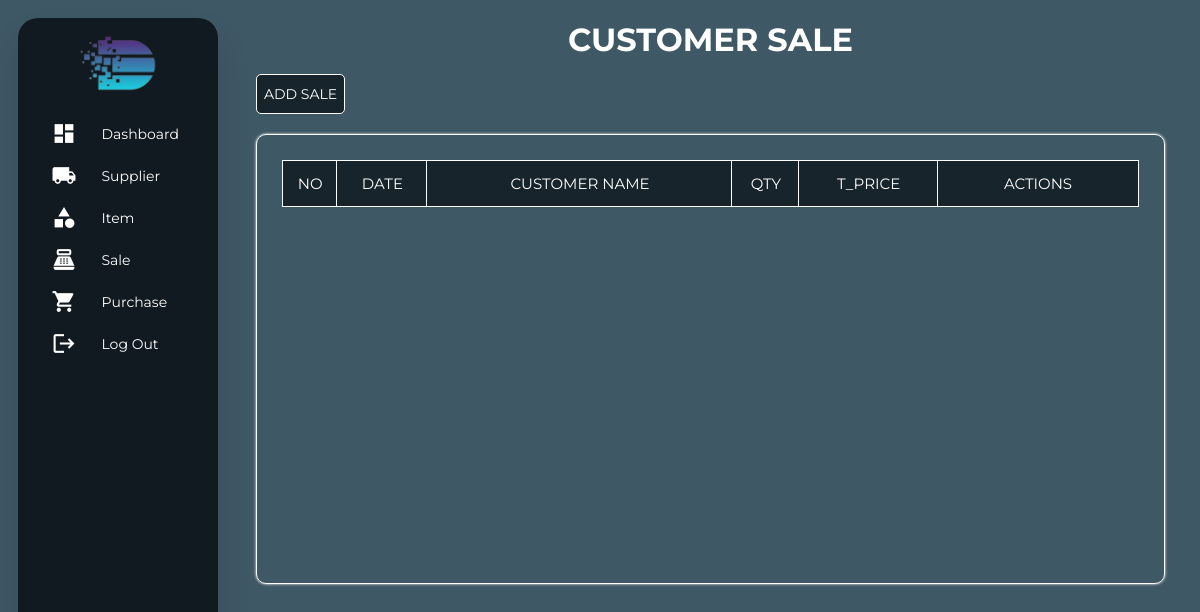
/view/viewSale.php (signed in), run on an earlier commit of the app's database.
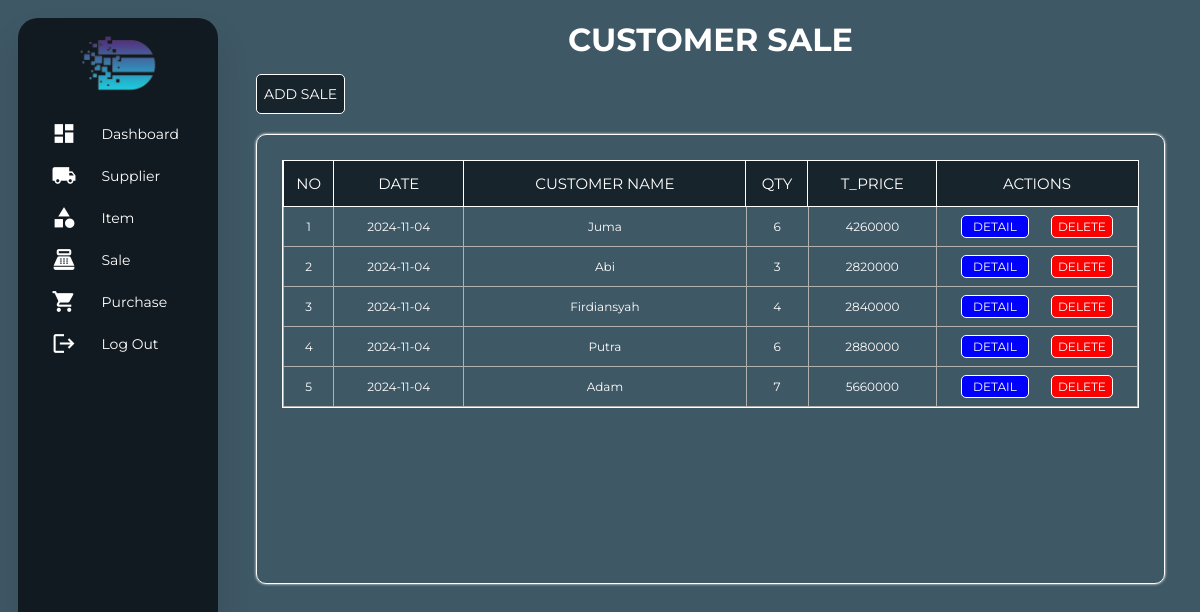
And on a later commit of the database.
### tables this page shows
CREATE TABLE `sale` (
  `id` int(11) NOT NULL,
  `tgl_sale` date NOT NULL,
  `customer_name` varchar(100) NOT NULL
);

### repository/getAllData.php (called while the page is built, shortened)
<?php
require_once "../model/saleModel.php";
function getAllSale(): array
{
    $connection = getConnection();
    $query = "SELECT
        s.id AS sale_id,
        s.tgl_sale,
        s.customer_name,
        SUM(ds.quantity) AS quantity,
        SUM(ds.total_price) AS total_price
    FROM
        sale s
    JOIN
        detail_sale ds ON s.id = ds.sale_id
    GROUP BY
        s.id, s.tgl_sale, s.customer_name";
    $result = $connection->query($query);
    $array = [];
    while ($row = $result->fetch()) {
        $tgl_sale = new DateTime($row['tgl_sale']);
        $array[] = new Sale(
            id: $row['sale_id'],
            tgl_sale: $tgl_sale,
            customer_name: $row['customer_name'],
            quantity: $row["quantity"],
            total_price: $row['total_price']
        );
    }
    return $array;
}

### model/saleModel.php (called while the page is built, shortened)
<?php
class Sale
{
    private int $id;
    private DateTime $tgl_sale;
    private string $customer_name;
    private int $quantity;
    private int $total_price;
    public function __construct(int $id, DateTime $tgl_sale, string $customer_name, int $quantity, int $total_price)
    {
        $this->id = $id;
        $this->tgl_sale = $tgl_sale;
        $this->customer_name = $customer_name;
        $this->quantity = $quantity;
        $this->total_price = $total_price;
    }
    public function getId(): int
    {
        return $this->id;
    }
    public function getTglSale(): string
    {
        return $this->tgl_sale->format('Y-m-d');
    }
    public function getCustomerName(): string
    {
        return $this->customer_name;
    }
    public function getQuantity(): int
    {
        return $this->quantity;
    }
    public function getTotalPrice(): int
    {
        return $this->total_price;
    }
}

### view/viewSale.php (the view, shortened to what the changed rows need)
<?php
require_once "../repository/getAllData.php";
$data = getAllSale();
?>
<!DOCTYPE html>
    <html lang="en">
    <head>
        <link rel="stylesheet" href="../assets/style/styleSale.css">
    </head>
    <body>
        <div class="container">
            <div class="content-container">
                <div class="header">
                    <h1>CUSTOMER SALE</h1>
                </div>
                <div class="outer-wrapper">
                    <div class="table-wrapper">
                        <table>
                            <tr>
                                <th>NO</th>
                                <th>DATE</th>
                                <th>CUSTOMER NAME</th>
                                <th>QTY</th>
                                <th>T_PRICE</th>
                                <th class="change">ACTIONS</th>
                            </tr>
                            <?php
                            $counter = 1;
                            foreach ($data as $sale) { ?>
                                <tr>
                                    <td><?= $counter ?></td>
                                    <td><?= $sale->getTglSale()?></td>
                                    <td><?= $sale->getCustomerName()?></td>
                                    <td><?= $sale->getQuantity()?></td>
                                    <td><?= $sale->getTotalPrice()?></td>
                                    <td>
                                        <div class="button-control">
                                            <a href="viewDetailSale.php?id=<?=$sale->getId()?>" class="button-detail">DETAIL</a>
                                            <a href="../repository/sale_customer/actionDeleteSale.php?action_type=delete&id=<?= $sale->getId() ?>" class="button-delete">DELETE</a>
                                        </div>
                                    </td>
                                </tr>
                                <?php $counter++;
                            } ?>
                        </table>
                    </div>
                </div>
            </div>
        </div>
    </body>
</html>

What changed in the data, as far as the page shows it:
added sale: TglSale "2024-11-04", customer_name "Juma", Quantity "6", TotalPrice "4260000"
added sale: TglSale "2024-11-04", customer_name "Abi", Quantity "3", TotalPrice "2820000"
added sale: TglSale "2024-11-04", customer_name "Firdiansyah", Quantity "4", TotalPrice "2840000"
added sale: TglSale "2024-11-04", customer_name "Putra", Quantity "6", TotalPrice "2880000"
added sale: TglSale "2024-11-04", customer_name "Adam", Quantity "7", TotalPrice "5660000"
